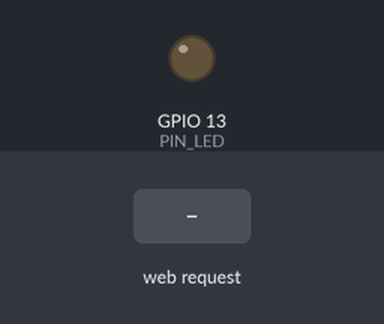
A sketch run on a simulated ESP8266 (NodeMCU). Parts: output pins drawn as LEDs (lit = HIGH). The inputs (shaded band) are chosen by the test bench. WiFi joins after 1.5 s; servers stay silent unless stated; what the sketch prints to the serial monitor is not drawn.

Above: at 0.6 s.
At 2.7 s:
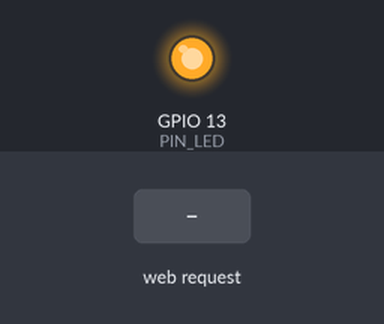
2.8 s: HTTP request GET /L received
Timing chart, 0 to 5.8 s (numbered marks = the images above; inputs shaded):
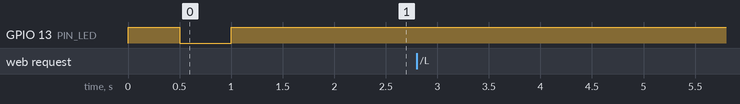

Measured:
- after the input at 2.8 s, every drawn part: stays the same

The sketch:

example01s_led.ino
```cpp
// (licence header left out)
#include <ESP8266WiFi.h>                    // Wi-Fi機能を利用するために必要
#define PIN_LED 13                          // IO 13(5番ピン)にLEDを接続する
#define SSID "1234ABCD"                     // 無線LANアクセスポイントのSSID
#define PASS "password"                     // パスワード
#define TIMEOUT 20000                       // タイムアウト 20秒
WiFiServer server(80);                      // Wi-Fiサーバ(ポート80=HTTP)定義

void setup(){                               // 起動時に一度だけ実行する関数
    pinMode(PIN_LED,OUTPUT);                // LEDを接続したポートを出力に
    Serial.begin(9600);                     // 動作確認のためのシリアル出力開始
    Serial.println("Example 01S LED STAT"); // 「Example 01S」をシリアル出力表示
    WiFi.mode(WIFI_STA);                    // 無線LANをSTAモードに設定
    WiFi.config(
        IPAddress(192,168,0,143),           /* 固定IPアドレス */
        IPAddress(192,168,0,1),             /* ゲートウェイアドレス */
        IPAddress(255,255,255,0),           /* ネットマスク */
        IPAddress(8,8,8,8)                  /* DNSサーバ(省略可能) */
    );
    WiFi.begin(SSID,PASS);                  // 無線LANアクセスポイントへ接続
    while(WiFi.status() != WL_CONNECTED){   // 接続に成功するまで待つ
        Serial.print('.');                  // 進捗表示
        digitalWrite(PIN_LED,!digitalRead(PIN_LED));    // LEDの点滅
        delay(500);                         // 待ち時間処理
    }
    server.begin();                         // サーバを起動する
    Serial.println("\nStarted");            // 起動したことをシリアル出力表示
    Serial.println(WiFi.localIP());         // 本機のIPアドレスをシリアル出力
    Serial.println(WiFi.gatewayIP());       // ゲートウェイのIPアドレスを出力
    Serial.println(WiFi.subnetMask());      // ネットマスクのIPアドレスを出力
    Serial.println(WiFi.dnsIP());           // DNSのIPアドレスを出力
}

void loop(){                                // 繰り返し実行する関数
    WiFiClient client;                      // Wi-Fiクライアントの定義
    char c;                                 // 文字変数を定義
    char s[65];                             // 文字列変数を定義 65バイト64文字
    int len=0;                              // 文字列の長さカウント用の変数
    int led=-1;                             // LEDの設定(-1は未設定)
    int i=0;                                // 待ち受け時間のカウント用の変数
    int headF=0;                            // HTTPヘッダ用フラグ(0:初期状態)

    client = server.available();            // 接続されたクライアントを生成
    if(client==0) return;                   // 非接続の時にloop()の先頭に戻る
    Serial.println("Connected");            // 接続されたことをシリアル出力表示
    while(client.connected()){              // 当該クライアントの接続状態を確認
        if(client.available()){             // クライアントからのデータを確認
            i=0;                            // 待ち時間変数をリセット
            c=client.read();                // データを文字変数cに代入
            switch(c){                      // 文字cに応じて
                case '\0':                      // 文字変数cの内容が空のとき
                case '\r':                      // 文字変数cの内容がCRのとき
                    break;                      // 何もしない
                case '\n':                      // 文字変数cの内容がLFのとき
                    if(strncmp(s,"GET /L",6)==0 && len>6){
                        led=1;                  // 変数ledに1を代入
                        if(s[6]=='0')led=0;     // 7番目の文字が0のとき0を代入
                    }else if( len==0 ) headF=1; // ヘッダの終了
                    len=0;                      // 文字列長を0に
                    break;
                default:                        // その他の場合
                    s[len]=c;                   // 文字列変数に文字cを追加
                    len++;                      // 変数lenに1を加算
                    s[len]='\0';                // 文字列を終端
                    if(len>=64) len=63;         // 文字列変数の上限
                    break;
            }
        }
        i++;                                // 変数iの値を1だけ増加させる
        if(headF) break;                    // HTTPヘッダが終わればwhileを抜ける
        if(i>TIMEOUT) break; else delay(1); // TIMEOUTに到達したらwhileを抜ける
    }
    if(client.connected()){                 // 当該クライアントの接続状態を確認
        client.println("HTTP/1.1 200 OK");  // HTTP OKを応答
        if(led>=0)digitalWrite(PIN_LED,led);// LEDの制御
        IPAddress ip=WiFi.localIP();        // 変数ipに本機のIPアドレスを代入
        sprintf(s,
            "<p>LED=%01d<p><a href=\"/L1\">LED ON </a>,http://%d.%d.%d.%d/L1",
            digitalRead(PIN_LED),ip[0],ip[1],ip[2],ip[3]);
        client.print("Content-Length: ");   // HTTPヘッダ情報を出力
        client.println(17+strlen(s)*2-8+4+44); // コンテンツ長さを出力(改行2バイト)
        client.println();                   // HTTPヘッダの終了を出力
        client.println("<html>");           // HTML開始タグを出力(IE以外で必要)
        client.println("<meta name=\"viewport\" content=\"width=240\">");
        client.println(s);                  // HTTPコンテンツ(LED ON)を出力
        Serial.println(s);                  // シリアルへコンテンツを出力
        sprintf(s,
            "<p><a href=\"/L0\">LED OFF</a>,http://%d.%d.%d.%d/L0",
            ip[0],ip[1],ip[2],ip[3]);
        client.println(s);                  // HTTPコンテンツ(LED OFF)を出力
        Serial.println(s);                  // シリアルへコンテンツを出力
        client.println("</html>");          // HTML終了タグを出力(IE以外で必要)
    }
//  client.stop();                          // クライアントの切断
    Serial.println("Disconnected");         // シリアル出力表示
}
```
